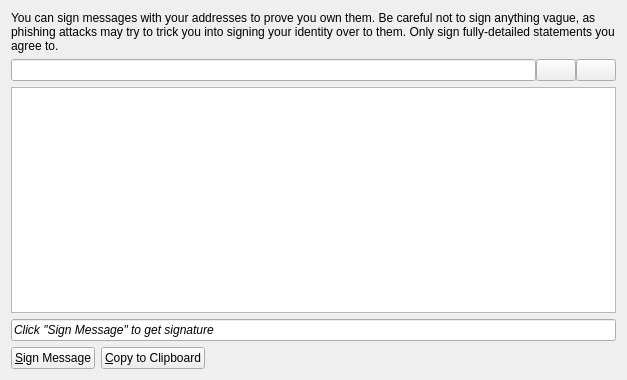
<?xml version="1.0" encoding="UTF-8"?>
<ui version="4.0">
 <class>MessagePage</class>
 <widget class="QWidget" name="MessagePage">
  <property name="geometry">
   <rect>
    <x>0</x>
    <y>0</y>
    <width>627</width>
    <height>380</height>
   </rect>
  </property>
  <property name="windowTitle">
   <string>Message</string>
  </property>
  <layout class="QVBoxLayout" name="verticalLayout">
   <item>
    <widget class="QLabel" name="labelExplanation">
     <property name="text">
      <string>You can sign messages with your addresses to prove you own them. Be careful not to sign anything vague, as phishing attacks may try to trick you into signing your identity over to them. Only sign fully-detailed statements you agree to.</string>
     </property>
     <property name="textFormat">
      <enum>Qt::AutoText</enum>
     </property>
     <property name="wordWrap">
      <bool>true</bool>
     </property>
    </widget>
   </item>
   <item>
    <layout class="QHBoxLayout" name="horizontalLayout_3">
     <property name="spacing">
      <number>0</number>
     </property>
     <item>
      <widget class="QValidatedLineEdit" name="signFrom">
       <property name="toolTip">
        <string>The address to sign the message with  (e.g. 1NS17iag9jJgTHD1VXjvLCEnZuQ3rJDE9L)</string>
       </property>
       <property name="maxLength">
        <number>34</number>
       </property>
      </widget>
     </item>
     <item>
      <widget class="QPushButton" name="addressBookButton">
       <property name="toolTip">
        <string>Choose adress from address book</string>
       </property>
       <property name="text">
        <string/>
       </property>
       <property name="icon">
        <iconset resource="../paccoin.qrc">
         <normaloff>:/icons/address-book</normaloff>:/icons/address-book</iconset>
       </property>
       <property name="shortcut">
        <string>Alt+A</string>
       </property>
       <property name="autoDefault">
        <bool>false</bool>
       </property>
       <property name="flat">
        <bool>false</bool>
       </property>
      </widget>
     </item>
     <item>
      <widget class="QPushButton" name="pasteButton">
       <property name="toolTip">
        <string>Paste address from clipboard</string>
       </property>
       <property name="text">
        <string/>
       </property>
       <property name="icon">
        <iconset resource="../paccoin.qrc">
         <normaloff>:/icons/editpaste</normaloff>:/icons/editpaste</iconset>
       </property>
       <property name="shortcut">
        <string>Alt+P</string>
       </property>
       <property name="autoDefault">
        <bool>false</bool>
       </property>
      </widget>
     </item>
    </layout>
   </item>
   <item>
    <widget class="QPlainTextEdit" name="message">
     <property name="toolTip">
      <string>Enter the message you want to sign here</string>
     </property>
    </widget>
   </item>
   <item>
    <widget class="QLineEdit" name="signature">
     <property name="font">
      <font>
       <italic>true</italic>
      </font>
     </property>
     <property name="text">
      <string>Click &quot;Sign Message&quot; to get signature</string>
     </property>
     <property name="readOnly">
      <bool>true</bool>
     </property>
    </widget>
   </item>
   <item>
    <layout class="QHBoxLayout" name="horizontalLayout">
     <item>
      <widget class="QPushButton" name="signMessage">
       <property name="toolTip">
        <string>Sign a message to prove you own this address</string>
       </property>
       <property name="text">
        <string>&amp;Sign Message</string>
       </property>
       <property name="icon">
        <iconset resource="../paccoin.qrc">
         <normaloff>:/icons/edit</normaloff>:/icons/edit</iconset>
       </property>
      </widget>
     </item>
     <item>
      <widget class="QPushButton" name="copyToClipboard">
       <property name="toolTip">
        <string>Copy the current signature to the system clipboard</string>
       </property>
       <property name="text">
        <string>&amp;Copy to Clipboard</string>
       </property>
       <property name="icon">
        <iconset resource="../paccoin.qrc">
         <normaloff>:/icons/editcopy</normaloff>:/icons/editcopy</iconset>
       </property>
      </widget>
     </item>
     <item>
      <spacer name="horizontalSpacer">
       <property name="orientation">
        <enum>Qt::Horizontal</enum>
       </property>
       <property name="sizeHint" stdset="0">
        <size>
         <width>40</width>
         <height>20</height>
        </size>
       </property>
      </spacer>
     </item>
    </layout>
   </item>
  </layout>
 </widget>
 <customwidgets>
  <customwidget>
   <class>QValidatedLineEdit</class>
   <extends>QLineEdit</extends>
   <header>qvalidatedlineedit.h</header>
  </customwidget>
 </customwidgets>
 <resources>
  <include location="../paccoin.qrc"/>
 </resources>
 <connections/>
</ui>
